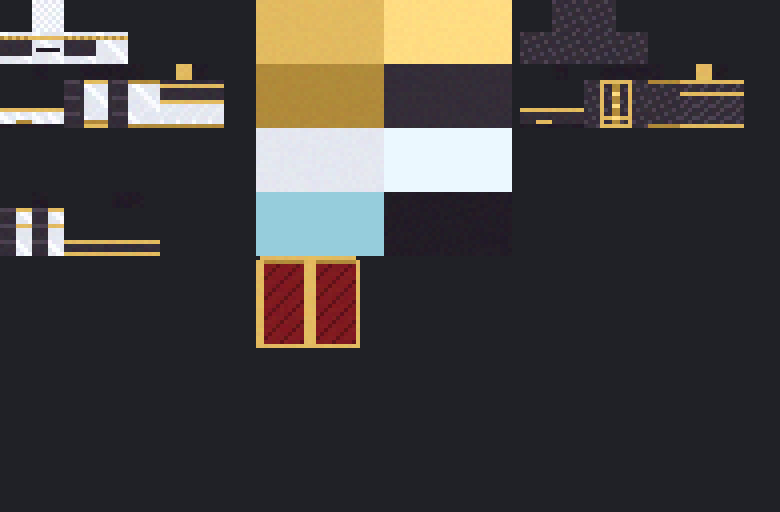
#> input picture outils/armure/textures.png, 780 x 512 px, given in place of airain_catwalk.png, which was not available
$ python rendu_passerelles.py out.png
#> lines starting #> are read from the running program, lines starting #| are printed output that depends on the picture; after the words box and inside, x2 and y2 are one past the last pixel; in counts of white or black regions, pixels touching at a corner belong together
### outils/rendu_modele.py
# Rendu isométrique (z-buffer) d'un modèle de bloc JSON Minecraft, textures comprises.
import json, math, numpy as np
from PIL import Image, ImageDraw, ImageFont
S='/tmp/claude-0/-home-claude/c0fedc50-c1fd-5e3d-b135-6ac1b8100b13/scratchpad/'
RAC={'create':S+'create-src/src/main/resources/assets/create/','ars_nouveau':S+'ars_new/src/main/resources/assets/ars_nouveau/',
     'minecraft':S+'mcmeta-assets/assets/minecraft/','airain':'/home/claude/airain-mod-create-integration/src/main/resources/assets/airain/'}
_cache={}
def tex(rl):
    if rl in _cache: return _cache[rl]
    ns,p=rl.split(':') if ':' in rl else ('minecraft',rl)
    im=Image.open(RAC[ns]+'textures/'+p+'.png').convert('RGBA'); w=im.width
    im=im.crop((0,0,w,w)); a=np.asarray(im).astype(float)/255; _cache[rl]=a; return a
def norm(v): v=np.array(v,float); return v/np.linalg.norm(v)
EYE=norm([-1,0.82,-1.0])   # regard depuis le nord-ouest, au-dessus
F=-EYE; R=norm(np.cross(F,[0,1,0])); U=np.cross(R,F)
SH={'up':1,'down':.5,'north':.8,'south':.8,'east':.6,'west':.6}
def faces_el(e):
    x1,y1,z1=e['from']; x2,y2,z2=e['to']
    D={'north':((x2,y2,z1),(-1,0,0),(0,-1,0),(0,0,-1),[16-x2,16-y2,16-x1,16-y1],x2-x1,y2-y1),
       'south':((x1,y2,z2),(1,0,0),(0,-1,0),(0,0,1),[x1,16-y2,x2,16-y1],x2-x1,y2-y1),
       'west':((x1,y2,z1),(0,0,1),(0,-1,0),(-1,0,0),[z1,16-y2,z2,16-y1],z2-z1,y2-y1),
       'east':((x2,y2,z2),(0,0,-1),(0,-1,0),(1,0,0),[16-z2,16-y2,16-z1,16-y1],z2-z1,y2-y1),
       'up':((x1,y2,z1),(1,0,0),(0,0,1),(0,1,0),[x1,z1,x2,z2],x2-x1,z2-z1),
       'down':((x1,y1,z2),(1,0,0),(0,0,-1),(0,-1,0),[x1,16-z2,x2,16-z1],x2-x1,z2-z1)}
    rot=e.get('rotation')
    for k,f in e['faces'].items():
        o,du,dv,n,uv,lu,lv=D[k]; o=np.array(o,float); du=np.array(du,float)*lu; dv=np.array(dv,float)*lv; n=np.array(n,float)
        if rot:
            a=math.radians(rot['angle']); c,s=math.cos(a),math.sin(a); org=np.array(rot['origin'],float)
            ax=rot['axis']
            M={'y':np.array([[c,0,s],[0,1,0],[-s,0,c]]),'x':np.array([[1,0,0],[0,c,-s],[0,s,c]]),'z':np.array([[c,-s,0],[s,c,0],[0,0,1]])}[ax]
            o=M@(o-org)+org; du=M@du; dv=M@dv; n=M@n
        yield o,du,dv,n,f.get('uv',uv),f['texture'],SH[k] if e.get('shade',True) else 1.0, 'neoforge_data' in f
def rendre(elements, textures, taille=360, echelle=None, decal=(0,0,0)):
#> called with taille = 1600, decal = (0, 0, 0)
    pts=[]
    faces=[]
    for e in elements:
        for o,du,dv,n,uv,t,sh,lum in faces_el(e):
            if np.dot(n,F)>=0: continue
            o=o+np.array(decal,float)
            t=t[1:] if t.startswith('#') else t
            while t in textures and not str(textures[t]).count(':') and t!=textures[t]: t=textures[t].lstrip('#')
            faces.append((o-8,du,dv,uv,textures.get(t,t),sh,lum))
            for q in (o,o+du,o+dv,o+du+dv): pts.append(q-8)
    P=np.array(pts); X=P@R; Y=-(P@U)
    if echelle is None: echelle=taille*0.78/max(X.max()-X.min(),Y.max()-Y.min())
    cx=(X.max()+X.min())/2; cy=(Y.max()+Y.min())/2
    img=np.zeros((taille,taille,4)); zb=np.full((taille,taille),1e9)
    yy,xx=np.mgrid[0:taille,0:taille]
    for o,du,dv,uv,t,sh,lum in faces:
        T=tex(t); h=T.shape[0]
#> in tex, im is the input picture: PIL image 780x512 RGBA; mean R, G, B, A 65.9, 62.7, 60.9, 255
#> in tex, `im = im.crop((0, 0, w, w))`:
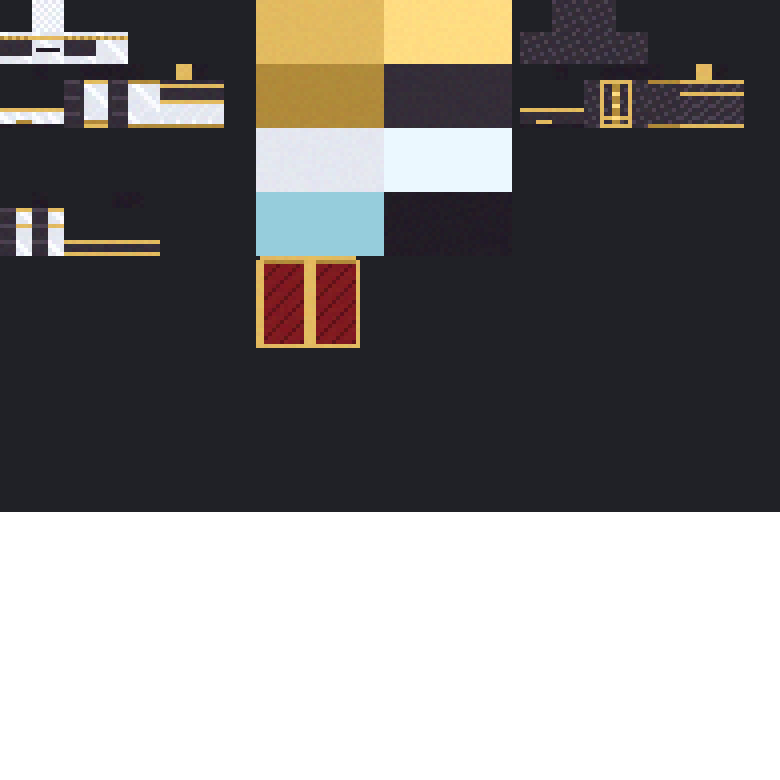
#> im: PIL image 780x780 RGBA; mean R, G, B, A 43.2, 41.1, 40, 167.4; transparent parts drawn white
#> after `h = T.shape[0]`: h = 780
        A=np.array([[du@R,dv@R],[-(du@U),-(dv@U)]])*echelle
        if abs(np.linalg.det(A))<1e-6: continue
        o2=np.array([(o@R-cx)*echelle+taille/2,(-(o@U)-cy)*echelle+taille/2])
        Ai=np.linalg.inv(A)
        cs=[o2,o2+A[:,0],o2+A[:,1],o2+A[:,0]+A[:,1]]
        x0=int(max(0,min(c[0] for c in cs)));x1=int(min(taille-1,max(c[0] for c in cs))+1)
        y0=int(max(0,min(c[1] for c in cs)));y1=int(min(taille-1,max(c[1] for c in cs))+1)
        sx=xx[y0:y1,x0:x1]+.5-o2[0]; sy=yy[y0:y1,x0:x1]+.5-o2[1]
        a=Ai[0,0]*sx+Ai[0,1]*sy; b=Ai[1,0]*sx+Ai[1,1]*sy
        m=(a>=0)&(a<1)&(b>=0)&(b<1)
        u=uv[0]+(uv[2]-uv[0])*a; v=uv[1]+(uv[3]-uv[1])*b
        tu=np.clip((u/16*h).astype(int),0,h-1); tv=np.clip((v/16*h).astype(int),0,h-1)
        col=T[tv,tu]
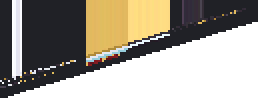
#> col: shape (55, 129, 4) float64 (shown 2 times larger); mean R, G, B, A 0.212, 0.193, 0.155, 0.547; transparent parts drawn white
        p3=o[None,None,:]+a[...,None]*du+b[...,None]*dv
        z=p3@F
        m&=col[...,3]>.1
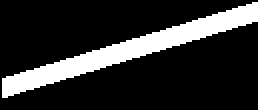
#> m: shape (55, 129) bool (shown 2 times larger); 18.1% white; 1 white region, box (x1, y1, x2, y2) and area: (1, 1, 129, 49) 1283
        zs=zb[y0:y1,x0:x1]; m&=z<zs
        c=col.copy(); c[...,:3]*= (1.0 if lum else sh)
#> after `c[..., :3] *= 1.0 if lum else sh`:
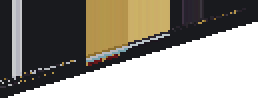
#> c: shape (55, 129, 4) float64 (shown 2 times larger); mean R, G, B, A 0.17, 0.154, 0.124, 0.547; transparent parts drawn white
        reg=img[y0:y1,x0:x1]; reg[m]=c[m]; zs[m]=z[m]
#> after `reg[m] = c[m]`:
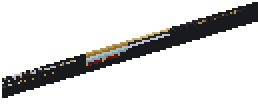
#> reg: shape (55, 129, 4) float64 (shown 2 times larger); mean R, G, B, A 0.0375, 0.0356, 0.0345, 0.181; transparent parts drawn white
#> after `zs[m] = z[m]`:
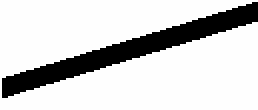
#> zs: shape (55, 129) float64 (shown 2 times larger); min -6.27, max 1e+09, mean 819168428; drawn with min black and max white
    out=Image.fromarray((np.clip(img,0,1)*255).astype('uint8'),'RGBA')
    return out
def modele(chemin):
    d=json.load(open(chemin)); return d['elements'],d['textures']

### outils/rendu_passerelles.py
# Maquette des passerelles d'airain : deux styles de rambarde (industriel, ferronnerie).
import sys; sys.path.insert(0,'/tmp/claude-0/-home-claude/c0fedc50-c1fd-5e3d-b135-6ac1b8100b13/scratchpad')
import rendu_modele as rm
from rendu_modele import *
rm.RAC['t']='/tmp/claude-0/-home-claude/c0fedc50-c1fd-5e3d-b135-6ac1b8100b13/scratchpad/airain_root/'
ALL=("north","south","east","west","up","down")
M='t:block/airain_block'; G='t:block/airain_catwalk'; L='t:block/airain_ladder'; MS='t:block/riveted_airain'
def boite(o,fr,to,tex=M,faces=ALL,rot=None,uvfull=False):
    x,y,z=o
    f={}
    for k in faces:
        if uvfull: uv=[0,0,16,16]
        else:
            a=[fr[0]%16,fr[1]%16,fr[2]%16]; uv={"north":[0,0,2,2],"south":[0,0,2,2]}.get(k,[0,0,2,2])
            # petites pièces : un morceau poli de la texture, à l'échelle
            w=max(1,min(16,abs(to[0]-fr[0]) if k in ("north","south","up","down") else abs(to[2]-fr[2])))
            h=max(1,min(16,abs(to[1]-fr[1]) if k not in ("up","down") else abs(to[2]-fr[2])))
            uv=[0,0,w,h]
        f[k]={"texture":tex,"uv":uv}
    e={"from":[fr[0]+x*16,fr[1]+y*16,fr[2]+z*16],"to":[to[0]+x*16,to[1]+y*16,to[2]+z*16],"faces":f}
    if rot: e["rotation"]={"origin":[rot[0][0]+x*16,rot[0][1]+y*16,rot[0][2]+z*16],"axis":rot[1],"angle":rot[2]}
    return e
SOL=3      # dessus du plancher (px)
def plancher(o, h=SOL):
    return [boite(o,[0,h-2,0],[16,h,16],G,uvfull=True)]
def rambarde(o, cote, style, h=SOL, poteaux=(0,), longueur=16):
    """Rambarde le long d'un côté (cote = 'n' z=0, 's' z=16, 'w' x=0, 'e' x=16)."""
    E=[]
    def seg(a0,a1,b0,b1,y0,y1,tex=M):     # a : le long du côté, b : épaisseur
        if cote in 'ns': z0,z1=(b0,b1) if cote=='n' else (16-b1,16-b0); return boite(o,[a0,y0,z0],[a1,y1,z1],tex)
        x0,x1=(b0,b1) if cote=='w' else (16-b1,16-b0); return boite(o,[x0,y0,a0],[x1,y1,a1],tex)
    haut=h+13
    E.append(seg(0,16,0,2,haut-2,haut))                    # main courante
    E.append(seg(0,16,0.5,1.5,h+6,h+7))                    # lisse intermédiaire
    E.append(seg(0,16,0,2,h,h+1))                          # plinthe
    for p in poteaux: E.append(seg(p,p+2,0,2,h,haut))      # poteaux
    if style=='fer':
        for p in poteaux: E.append(seg(p-0.5,p+2.5,-0.5,2.5,haut,haut+2))     # pommeau
        # volutes entre lisse et main courante : deux crosses par bloc
        for c in (5,11):
            E+= [seg(c,c+1,0.5,1.5,h+7,h+10), seg(c+1,c+2,0.5,1.5,h+9,h+10), seg(c-1,c,0.5,1.5,h+9,haut-2),
                 seg(c+1,c+2,0.5,1.5,h+3,h+6), seg(c,c+1,0.5,1.5,h+1,h+3)]
    return E
def escalier(o, style):
    """Monte vers +x : 4 marches de 4 px, du plancher (3) au plancher du bloc au-dessus (19)."""
    E=[]
    for i in range(4):
        top=SOL+4*(i+1)
        E.append(boite(o,[4*i,top-2,1],[4*i+4,top,15],G,uvfull=True))
    for z0 in (0,14):                                       # limons inclinés
        E.append(boite(o,[-2,8,z0],[18,11,z0+2],M,rot=([8,9.5,8],'z',45)))
    for z0 in (0,14):                                       # rampe inclinée + poteaux
        E.append(boite(o,[-2,22,z0],[18,24,z0+2],M,rot=([8,23,8],'z',45)))
        E.append(boite(o,[0,SOL,z0],[2,SOL+13,z0+2])); E.append(boite(o,[14,SOL+16,z0],[16,SOL+29,z0+2]))
        if style=='fer':
            E.append(boite(o,[-0.5,SOL+13,z0-0.5],[2.5,SOL+15,z0+2.5])); E.append(boite(o,[13.5,SOL+29,z0-0.5],[16.5,SOL+31,z0+2.5]))
    return E
def rampe(o, h0, style):
    """Monte vers +x d'un demi-bloc : 8 tasseaux d'1 px (rampe antidérapante)."""
    E=[]
    for i in range(8):
        top=h0+1+i
        E.append(boite(o,[2*i,h0-2,1],[2*i+2,top,15],G,uvfull=True))
    for z0 in (0,14):
        E.append(boite(o,[0,h0,z0],[16,h0+1,z0+2]))
        E.append(boite(o,[0,h0+12,z0],[16,h0+13,z0+2],rot=([8,h0+16.5,8],'z',22.5)))
        E.append(boite(o,[0,h0,z0],[2,h0+13,z0+2])); E.append(boite(o,[14,h0+8,z0],[16,h0+21,z0+2]))
        if style=='fer': E.append(boite(o,[-0.5,h0+13,z0-0.5],[2.5,h0+15,z0+2.5]))
    return E
def poteau(o, style):
    E=[boite(o,[6,0,6],[10,16,10],MS),boite(o,[5,15,5],[11,16,11])]
    E.append(boite(o,[7,4,7],[9,20,9],M,rot=([8,12,8],'x',45)))           # contrefiche
    return E
def echelle(o, n, style):
    E=[]
    for k in range(n):
        E.append(boite((o[0],o[1]+k,o[2]),[0,0,14],[16,16,15],L,faces=("north","south"),uvfull=True))
        if k>=2:                                                           # crinoline
            for yy in (2,10):
                E+= [boite((o[0],o[1]+k,o[2]),[0,yy,0],[1,yy+1,14]),boite((o[0],o[1]+k,o[2]),[15,yy,0],[16,yy+1,14]),boite((o[0],o[1]+k,o[2]),[0,yy,0],[16,yy+1,1])]
            for xx in (0,7.5,15): E.append(boite((o[0],o[1]+k,o[2]),[xx,0,0],[xx+1,16,1]))
    return E
def portillon(o, style):
    E=[boite(o,[2,SOL,15],[3,SOL+12,16]),boite(o,[13,SOL,15],[14,SOL+12,16]),boite(o,[2,SOL+11,15],[14,SOL+12,16]),boite(o,[2,SOL+1,15],[14,SOL+2,16]),
       boite(o,[2,SOL+2,15],[14,SOL+11,15.01],G,faces=("north","south"),uvfull=True)]
    return E
def scene(style):
    E=[]
    # rangée 1 : passerelle, passerelle (avec portillon), escalier, palier haut sur poteau, échelle
    E+=plancher((0,0,0))+rambarde((0,0,0),'n',style)+rambarde((0,0,0),'w',style,poteaux=(0,14))+rambarde((0,0,0),'s',style)
    E+=plancher((1,0,0))+rambarde((1,0,0),'n',style)+portillon((1,0,0),style)
    E+=escalier((2,0,0),style)
    E+=plancher((3,1,0))+rambarde((3,1,0),'n',style)+rambarde((3,1,0),'s',style)+rambarde((3,1,0),'e',style,poteaux=(0,14))+poteau((3,0,0),style)
    E+=echelle((4,0,0),4,style)
    # rangée 2 : passerelle, rampe, passerelle à mi-hauteur, rampe, passerelle du bloc au-dessus
    z=2
    E+=plancher((0,0,z))+rambarde((0,0,z),'n',style)+rambarde((0,0,z),'s',style)+rambarde((0,0,z),'w',style,poteaux=(0,14))
    E+=rampe((1,0,z),SOL,style)
    E+=plancher((2,0,z),SOL+8)+rambarde((2,0,z),'n',style,h=SOL+8)+rambarde((2,0,z),'s',style,h=SOL+8)
    E+=rampe((3,0,z),SOL+8,style)
    E+=plancher((4,1,z))+rambarde((4,1,z),'n',style)+rambarde((4,1,z),'s',style)+rambarde((4,1,z),'e',style,poteaux=(0,14))+poteau((4,0,z),style)
    # sol de repère
    for x in range(-1,6):
        for zz in range(-1,4): E.append(boite((x,-1,zz),[0,15,0],[16,16,16],'t:block/fire_bricks',faces=("up",),uvfull=True))
    return E
f=ImageFont.truetype("/usr/share/fonts/truetype/dejavu/DejaVuSans-Bold.ttf",26)
imgs=[]
for st,n in (('indus','Style industriel'),('fer','Style ferronnerie')):
    rm.EYE=norm([-0.55,0.75,1]); rm.F=-rm.EYE; rm.R=norm(np.cross(rm.F,[0,1,0])); rm.U=np.cross(rm.R,rm.F)
#> (the run stopped early here; a loop or call above may not have finished)
